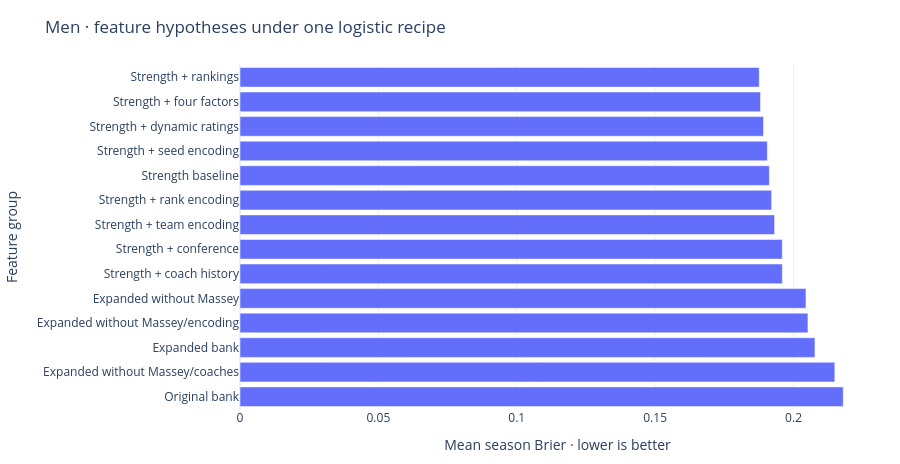
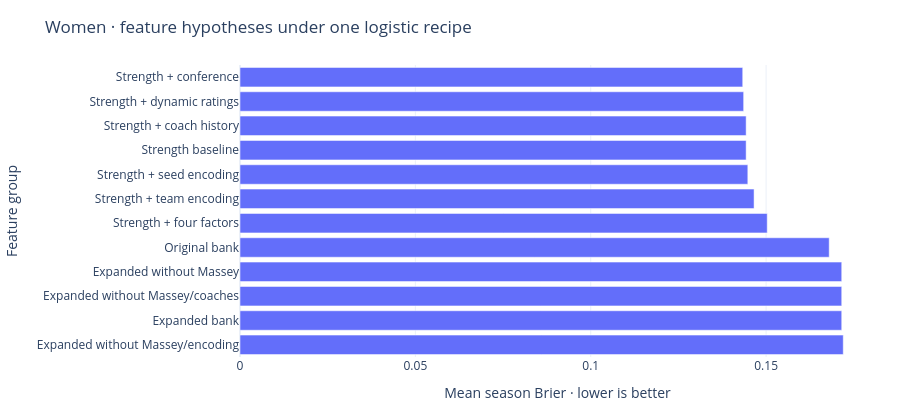

Notebook cell for these charts, in order:
### Markdown cell above
## Does a feature family improve Brier score?

The official metric formula is game-weighted Brier, mean squared probability error. Mean-season Brier is the prespecified selection criterion and is reported separately. Whole physical tournament games are scored once; mirrored rows occur only in training. These five development seasons and the later consumed benchmark are retrospective, not an untouched holdout.

### Code cell
scores = pd.read_csv(RESULTS / "leaderboard.csv")
table(scores.sort_values(["Gender", "macro_season_brier"]).groupby(["Gender", "model"], sort=False).head(6)[["Gender", "model", "block", "games", "brier", "macro_season_brier", "log_loss", "roc_auc"]])
# Fixed, question-driven comparison; the complete leaderboard remains in the report.
comparison_blocks = {
    "strength": "Strength baseline",
    "baseline_124": "Original bank",
    "full": "Expanded bank",
    "expanded_non_massey": "Expanded without Massey",
    "expanded_non_massey_no_coach": "Expanded without Massey/coaches",
    "expanded_non_massey_no_target": "Expanded without Massey/encoding",
    "rankings": "Strength + rankings",
    "coach_history": "Strength + coach history",
    "conference": "Strength + conference",
    "target_team": "Strength + team encoding",
    "target_seed": "Strength + seed encoding",
    "target_rank": "Strength + rank encoding",
    "dynamic": "Strength + dynamic ratings",
    "four_factors": "Strength + four factors",
}
for gender, label in [("M", "Men"), ("W", "Women")]:
    shown = scores.query("Gender == @gender and model == 'logistic'")
    shown = shown.loc[shown.block.isin(comparison_blocks)].copy()
    shown["Feature group"] = shown.block.map(comparison_blocks)
    bar_view(shown[["Feature group", "block", "brier", "macro_season_brier"]],
             "Feature group", "macro_season_brier", label + " · feature hypotheses under one logistic recipe")
display(Markdown("Focused comparison of the requested feature hypotheses. The complete block "
                 "leaderboard and histogram-boosting results remain in the recorded CSV evidence."))

### Figure 1 — Plotly figure (JSON) as saved in the notebook; plotly's stock layout.template omitted (floating-point values rounded to 4 significant figures)
{"data": [{"customdata": [["rankings", 0.1875], ["four_factors", 0.188], ["dynamic", 0.1891], ["target_seed", 0.1905], ["strength", 0.1912], ["target_rank", 0.192], ["target_team", 0.1931], ["conference", 0.1959], ["coach_history", 0.1958], ["expanded_non_massey", 0.2045], ["expanded_non_massey_no_target", 0.2052], ["full", 0.2077], ["expanded_non_massey_no_coach", 0.2149], ["baseline_124", 0.2178]], "hovertemplate": "Mean season Brier · lower is better=%{x}<br>Feature group=%{y}<br>block=%{customdata[0]}<br>brier=%{customdata[1]}<extra></extra>", "legendgroup": "", "marker": {"color": "#636efa", "pattern": {"shape": ""}}, "name": "", "orientation": "h", "showlegend": false, "textposition": "auto", "type": "bar", "x": [0.1876, 0.1881, 0.1891, 0.1905, 0.1913, 0.1921, 0.1932, 0.1959, 0.196, 0.2045, 0.2052, 0.2077, 0.2149, 0.218], "xaxis": "x", "y": ["Strength + rankings", "Strength + four factors", "Strength + dynamic ratings", "Strength + seed encoding", "Strength baseline", "Strength + rank encoding", "Strength + team encoding", "Strength + conference", "Strength + coach history", "Expanded without Massey", "Expanded without Massey/encoding", "Expanded bank", "Expanded without Massey/coaches", "Original bank"], "yaxis": "y"}], "layout": {"barmode": "relative", "height": 464, "legend": {"tracegroupgap": 0}, "margin": {"b": 55, "l": 150, "r": 25, "t": 65}, "title": {"text": "Men · feature hypotheses under one logistic recipe"}, "xaxis": {"anchor": "y", "domain": [0.0, 1.0], "title": {"text": "Mean season Brier · lower is better"}}, "yaxis": {"anchor": "x", "autorange": "reversed", "domain": [0.0, 1.0], "title": {"text": "Feature group"}}}}

### Figure 2 — Plotly figure (JSON) as saved in the notebook; plotly's stock layout.template omitted (floating-point values rounded to 4 significant figures)
{"data": [{"customdata": [["conference", 0.1433], ["dynamic", 0.1436], ["coach_history", 0.1443], ["strength", 0.1443], ["target_seed", 0.1448], ["target_team", 0.1466], ["four_factors", 0.1503], ["baseline_124", 0.168], ["expanded_non_massey", 0.1716], ["expanded_non_massey_no_coach", 0.1716], ["full", 0.1716], ["expanded_non_massey_no_target", 0.172]], "hovertemplate": "Mean season Brier · lower is better=%{x}<br>Feature group=%{y}<br>block=%{customdata[0]}<br>brier=%{customdata[1]}<extra></extra>", "legendgroup": "", "marker": {"color": "#636efa", "pattern": {"shape": ""}}, "name": "", "orientation": "h", "showlegend": false, "textposition": "auto", "type": "bar", "x": [0.1433, 0.1436, 0.1443, 0.1443, 0.1448, 0.1466, 0.1503, 0.168, 0.1716, 0.1716, 0.1716, 0.172], "xaxis": "x", "y": ["Strength + conference", "Strength + dynamic ratings", "Strength + coach history", "Strength baseline", "Strength + seed encoding", "Strength + team encoding", "Strength + four factors", "Original bank", "Expanded without Massey", "Expanded without Massey/coaches", "Expanded bank", "Expanded without Massey/encoding"], "yaxis": "y"}], "layout": {"barmode": "relative", "height": 412, "legend": {"tracegroupgap": 0}, "margin": {"b": 55, "l": 150, "r": 25, "t": 65}, "title": {"text": "Women · feature hypotheses under one logistic recipe"}, "xaxis": {"anchor": "y", "domain": [0.0, 1.0], "title": {"text": "Mean season Brier · lower is better"}}, "yaxis": {"anchor": "x", "autorange": "reversed", "domain": [0.0, 1.0], "title": {"text": "Feature group"}}}}
